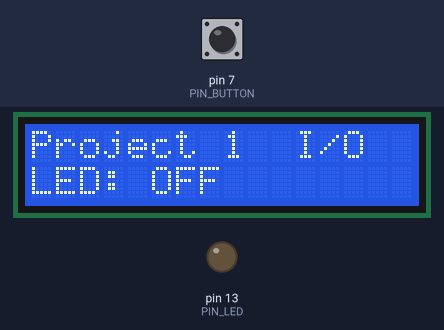
Recording of a sketch running on a simulated Arduino Uno, built with avr-gcc and run on an emulated ATmega328P. Shown: 16×2 character LCD, output pins drawn as LEDs (lit = HIGH). Dashed ring = blinking. Inputs (shaded band) come from the test bench; at power-on: pin 7 (PIN_BUTTON) HIGH. What the sketch prints to the serial monitor is not drawn.

Above: at 1.3 s.
1.4 s: pin 7 (PIN_BUTTON) pulled LOW for 0.15 s
At 2.3 s:
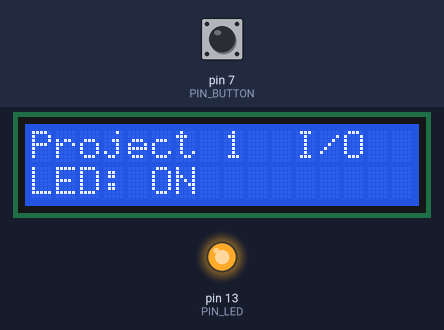
3.0 s: pin 7 (PIN_BUTTON) pulled LOW for 1 s
At 3.65 s:
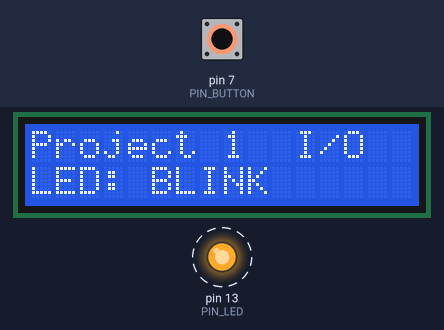
4.6 s: pin 7 (PIN_BUTTON) pulled LOW for 3.2 s
At 6.0 s:
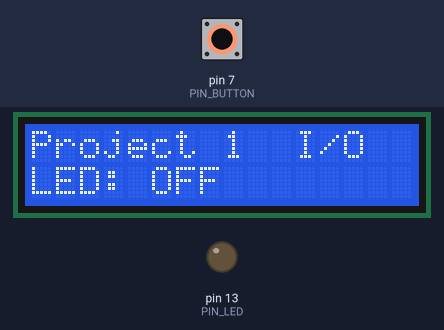
Timing chart, 0 to 7.6 s (numbered marks = the images above; inputs shaded):
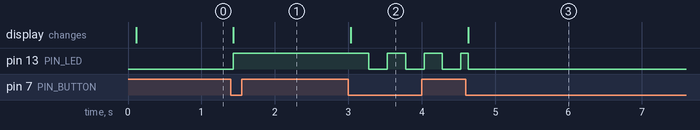

The sketch:

Project1_InteractiveIO.ino
```cpp
/*
 * Project 1 — Interactive I/O
 * Button debounce + LED state machine + status on UART and a 16x2 LCD
 *
 * Board: Arduino UNO R3 (ELEGOO compatible). Portable to ESP32 later.
 * Goal: make hardware do something deterministically, with clean debouncing,
 *       non-blocking timing, and status visible on two independent outputs.
 *
 * Wiring (UNO):
 *   - Pushbutton: one leg to pin 7, other leg to GND. Internal pull-up, so the
 *     pin reads HIGH when released and LOW when pressed.
 *   - LED: pin 13, ~220-330R in series to GND (onboard LED also works).
 *   - LCD: HD44780 16x2 in 4-bit mode, write-only (RW tied to GND).
 *
 *       LCD pin   Name   Arduino
 *          1      VSS    GND
 *          2      VDD    5V
 *          3      VO     10k potentiometer wiper
 *          4      RS     12
 *          5      RW     GND
 *          6      E      11
 *        7-10     D0-D3  not connected (4-bit mode)
 *         11      D4     5
 *         12      D5     4
 *         13      D6     3
 *         14      D7     2
 *         15      A      5V through 220R
 *         16      K      GND
 *
 *     NOTE: the button moved from pin 2 to pin 7 because LCD D7 now occupies
 *     pin 2. Leaving it on 2 makes digitalRead() sample an LCD data line.
 *
 * What it does:
 *   - Reads the button with a debounce routine (no spurious toggles).
 *   - Each clean press cycles an LED state machine: OFF -> ON -> BLINK -> OFF.
 *   - Prints a banner on boot; logs every state change to UART and the LCD.
 *
 * Design note — why the LCD is written only on state change:
 *   The HD44780 is slow and LiquidCrystal inserts blocking delays around its
 *   commands. Calling lcd.print() every loop() pass would stall the loop
 *   thousands of times per second and starve the button polling that debounce
 *   depends on. printState() is called only from advanceState(), which fires
 *   only on a clean press, so the write rate is bounded by human input.
 *
 * Design note — fixed-width state strings instead of lcd.clear():
 *   Overwriting "BLINK" with "ON" would leave "ONINK" on the row. clear() fixes
 *   it but causes a visible flicker on every press. Padding each name to 5
 *   characters overwrites the leftovers with spaces in the same single write —
 *   no flicker, no extra command, and the row width is known at compile time.
 */

#include <LiquidCrystal.h>

// RS, E, D4, D5, D6, D7
LiquidCrystal lcd(12, 11, 5, 4, 3, 2);

const uint8_t PIN_BUTTON = 7;    // moved off pin 2: LCD D7 lives there now
const uint8_t PIN_LED    = 13;

const uint8_t LCD_COLS = 16;
const uint8_t LCD_ROWS = 2;

// Debounce settings
const unsigned long DEBOUNCE_MS = 30;

// LED state machine
enum LedState { LED_OFF, LED_ON, LED_BLINK };
LedState ledState = LED_OFF;

// Button debounce tracking
int           lastReading    = HIGH;   // pull-up idle = HIGH
int           stableState    = HIGH;
unsigned long lastChangeTime = 0;

// Blink timing (non-blocking)
const unsigned long BLINK_MS = 250;
unsigned long lastBlinkTime = 0;
bool          blinkOn       = false;

// Padded to a fixed 5 chars so a shorter name fully covers a longer one.
const char* stateName(LedState s) {
  switch (s) {
    case LED_OFF:   return "OFF  ";
    case LED_ON:    return "ON   ";
    case LED_BLINK: return "BLINK";
  }
  return "?????";
}

void printState() {
  Serial.print(F("[state] LED -> "));
  Serial.println(stateName(ledState));

  lcd.setCursor(0, 1);
  lcd.print("LED: ");
  lcd.print(stateName(ledState));
}

void advanceState() {
  ledState = static_cast<LedState>((ledState + 1) % 3);
  printState();
}

void setup() {
  pinMode(PIN_BUTTON, INPUT_PULLUP);
  pinMode(PIN_LED, OUTPUT);
  digitalWrite(PIN_LED, LOW);

  lcd.begin(LCD_COLS, LCD_ROWS);
  lcd.setCursor(0, 0);
  lcd.print(F("Project 1  I/O"));

  Serial.begin(9600);
  while (!Serial) { ; }  // wait for serial (harmless on UNO)
  Serial.println(F("hello - Project 1: Interactive I/O"));
  Serial.println(F("Press the button to cycle LED: OFF -> ON -> BLINK"));
  printState();
}

void loop() {
  // --- Debounce the button ---
  int reading = digitalRead(PIN_BUTTON);
  if (reading != lastReading) {
    lastChangeTime = millis();          // input changed; restart the timer
    lastReading = reading;
  }
  if ((millis() - lastChangeTime) > DEBOUNCE_MS) {
    // reading has been stable long enough to trust it
    if (reading != stableState) {
      stableState = reading;
      if (stableState == LOW) {         // pressed (pull-up -> LOW on press)
        advanceState();
      }
    }
  }

  // --- Drive the LED based on state ---
  switch (ledState) {
    case LED_OFF:
      digitalWrite(PIN_LED, LOW);
      break;
    case LED_ON:
      digitalWrite(PIN_LED, HIGH);
      break;
    case LED_BLINK:
      if (millis() - lastBlinkTime >= BLINK_MS) {
        lastBlinkTime = millis();
        blinkOn = !blinkOn;
        digitalWrite(PIN_LED, blinkOn ? HIGH : LOW);
      }
      break;
  }
}
```

Measured:
- after the input at 1.4 s, pin 13 (PIN_LED): LOW → HIGH at once; the display: changes at once (image 1)
- after the input at 3.0 s, pin 13 (PIN_LED): alternates HIGH for 0.25 s and LOW for 0.25 s, starting after 0.28 s; the display: changes at once (image 2)
- after the input at 4.6 s, the display: changes at once (image 3)
